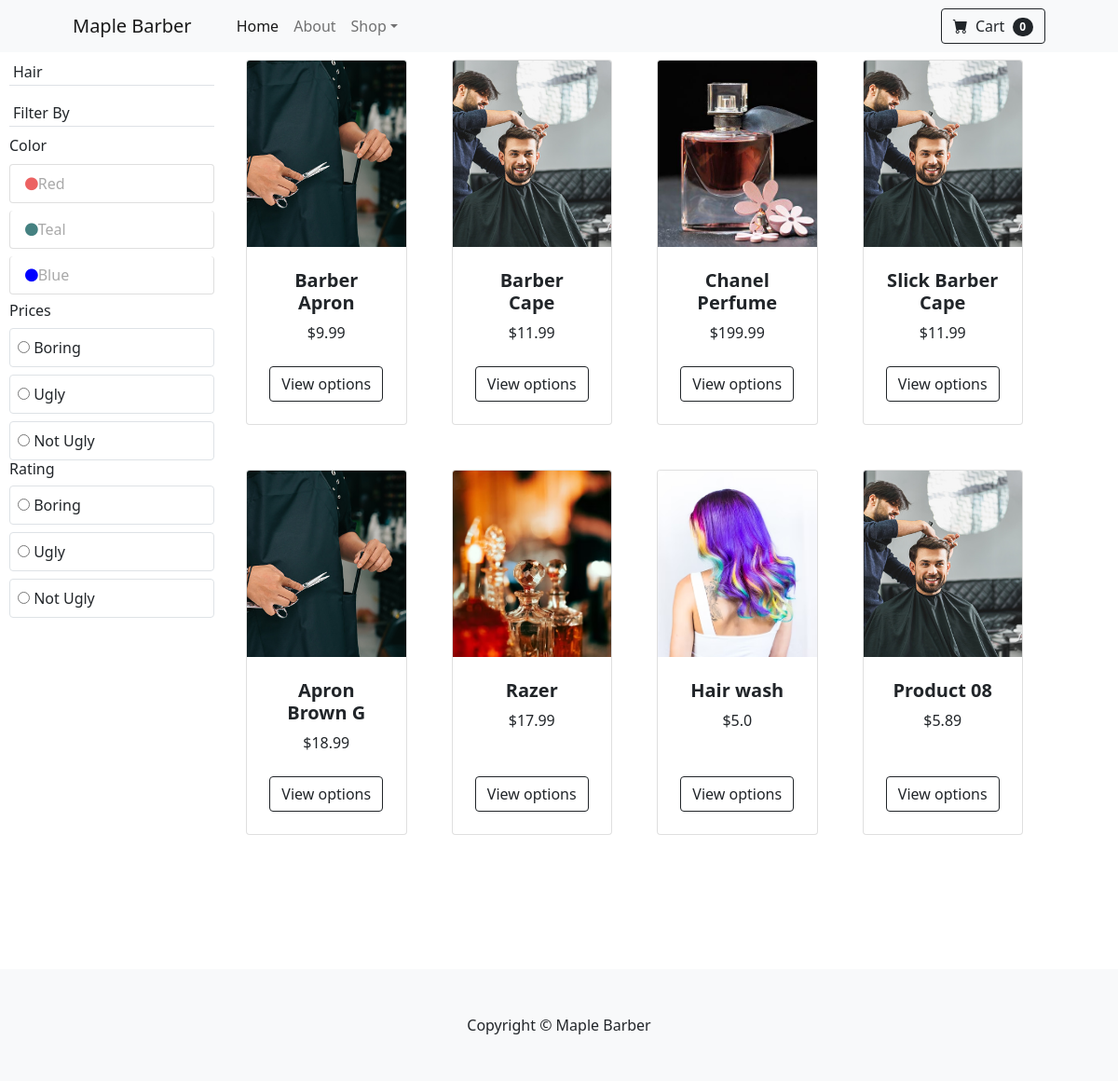
The page /category/hair on the database its author committed.
### core/models.py (models this page shows, shortened)
class ProductType(models.Model):
    title = models.CharField(max_length=255, null=True, blank=True)
    slug = models.SlugField( max_length=255, unique=True, null=True, blank=True)
    image = models.ImageField(height_field=None, width_field=None, max_length=255, null=True)

class Product(models.Model):
    name = models.CharField(max_length=255, null=True)
    slug = models.SlugField(max_length=255, unique=True, null=True, blank=True)
    price = models.FloatField()
    description = models.TextField(null=True, blank=True)
    category = models.ForeignKey(Category, on_delete=models.CASCADE, null=True)
    image = models.ImageField(height_field=None, width_field=None, max_length=255, null=True)
    stock = models.IntegerField()
    physical = models.BooleanField(default=True, null=True, blank=False)

### core/views.py (the view)
# urls.py: path('category/<slug:slug>', views.category, name='category'),
def category(request, slug):
    types = None
    categories = None
    products = models.Product.objects.all()
    if slug:
        types = models.ProductType.objects.get(slug=slug)
        categories = models.Category.objects.filter(product_type=types)
    context = {'categories' : categories,
               'products' : products,
               'types': types }
    return render(request, 'core/category.html', context)

### core/templates/core/category.html (shortened to what this page needs)
{% extends 'core/index.html' %}
{% load static %}
{% block page %}
<section id="sidebar" class="py-5 mt-2" style="top: 10vh">
    <div>
        <h6 class="p-1 border-bottom">{{types.title}}</h6>
    </div>
    <div>
        <h6 class="p-1 border-bottom">Filter By</h6>
        <p class="mb-2">Color</p>
        <ul class="list-group">
            <li class="list-group-item list-group-item-action mb-2 rounded"><a href="#">
                <span class="fa fa-circle pr-1" id="red"></span>Red
            </a></li>
            <li class="list-group-item list-group-item-action mb-2 rounded"><a href="#">
                <span class="fa fa-circle pr-1" id="teal"></span>Teal
            </a></li>
            <li class="list-group-item list-group-item-action mb-2 rounded"><a href="#">
                <span class="fa fa-circle pr-1" id="blue"></span>Blue
            </a></li>
        </ul>
    </div>
    <div>
        <h6>Prices</h6>
        <form class="ml-md-2">
            <div class="form-inline border rounded p-sm-2 my-2">
                <input type="radio" name="type" id="boring">
                <label for="boring" class="pl-1 pt-sm-0 pt-1">Boring</label>
            </div>
            <div class="form-inline border rounded p-sm-2 my-2">
                <input type="radio" name="type" id="ugly">
                <label for="ugly" class="pl-1 pt-sm-0 pt-1">Ugly</label>
            </div>
            <div class="form-inline border rounded p-md-2 p-sm-1">
                <input type="radio" name="type" id="notugly">
                <label for="notugly" class="pl-1 pt-sm-0 pt-1">Not Ugly</label>
            </div>
        </form>
    </div>
    <div>
        <h6>Rating</h6>
        <form class="ml-md-2">
            <div class="form-inline border rounded p-sm-2 my-2">
                <input type="radio" name="type" id="boring">
                <label for="boring" class="pl-1 pt-sm-0 pt-1">Boring</label>
            </div>
            <div class="form-inline border rounded p-sm-2 my-2">
                <input type="radio" name="type" id="ugly">
                <label for="ugly" class="pl-1 pt-sm-0 pt-1">Ugly</label>
            </div>
            <div class="form-inline border rounded p-md-2 p-sm-1">
                <input type="radio" name="type" id="notugly">
                <label for="notugly" class="pl-1 pt-sm-0 pt-1">Not Ugly</label>
            </div>
        </form>
    </div>
</section>
{% if types.title == 'All Products' %}
<section class="py-5 mt-2">
    <div class="container px-4 px-lg-5 mt-2">
        <div class="row gx-4 gx-lg-5 row-cols-2 row-cols-md-3 row-cols-xl-4 justify-content-center">
            {%  for product in products|slice:"0:8" %}
            <div class="col mb-5">
                <div class="card h-100">
                    <img class="card-img-top" src={{product.image.url}} alt="" style="width: 100; height: 25vh;"/>
                    <div class="card-body p-4">
                        <div class="text-center">
                            <h5 class="fw-bolder">{{product.name}}</h5>
                            ${{product.price}}
                        </div>
                    </div>
                    <div class="card-footer p-4 pt-0 border-top-0 bg-transparent">
                        <div class="text-center"><a class="btn btn-outline-dark mt-auto" href="{% url 'product' product.id %}">View options</a></div>
                    </div>
                </div>
            </div>
            {% endfor %}
        </div>
    </div>
</section>
{% else %}
<section class="py-5 mt-2">
    <div class="container px-4 px-lg-5 mt-2">
        <div class="row gx-4 gx-lg-5 row-cols-2 row-cols-md-3 row-cols-xl-4 justify-content-center">
            {%  for product in products|slice:"0:8" %}
            <div class="col mb-5">
                <div class="card h-100">
                    <img class="card-img-top" src={{product.image.url}} alt="" style="width: 100; height: 25vh;"/>
                    <div class="card-body p-4">
                        <div class="text-center">
                            <h5 class="fw-bolder">{{product.name}}</h5>
                            ${{product.price}}
                        </div>
                    </div>
                    <div class="card-footer p-4 pt-0 border-top-0 bg-transparent">
                        <div class="text-center"><a class="btn btn-outline-dark mt-auto" href="{% url 'product' product.id %}">View options</a></div>
                    </div>
                </div>
            </div>
            {% endfor %}
        </div>
    </div>
</section>
{% endif %}
{% endblock page %}

### rows shown on the page
ProductType: title "Hair"
Product: image (picture), name "Barber Apron", price "9.99"
Product: image (picture), name "Barber Cape", price "11.99"
Product: image (picture), name "Chanel Perfume", price "199.99"
Product: image (picture), name "Slick Barber Cape", price "11.99"
Product: image (picture), name "Apron Brown G", price "18.99"
Product: image (picture), name "Razer", price "17.99"
Product: image (picture), name "Hair wash", price "5.0"
Product: image (picture), name "Product 08", price "5.89"
